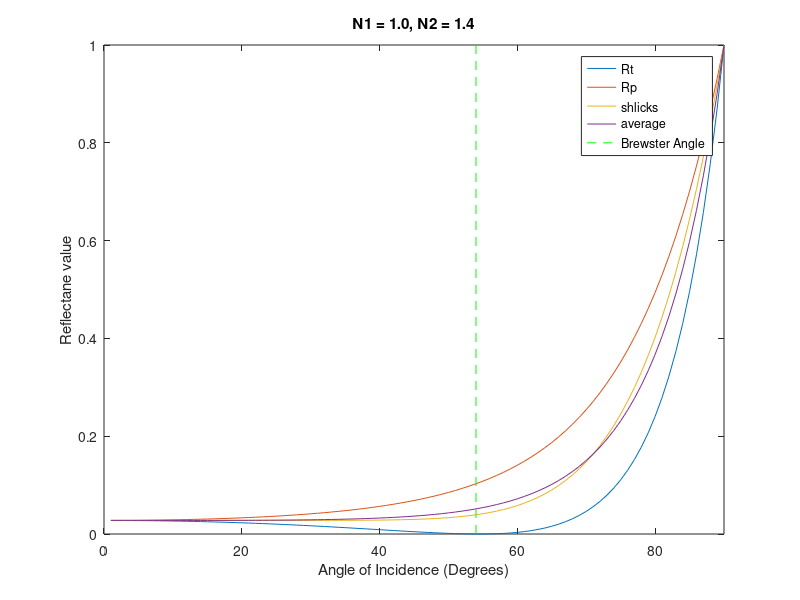
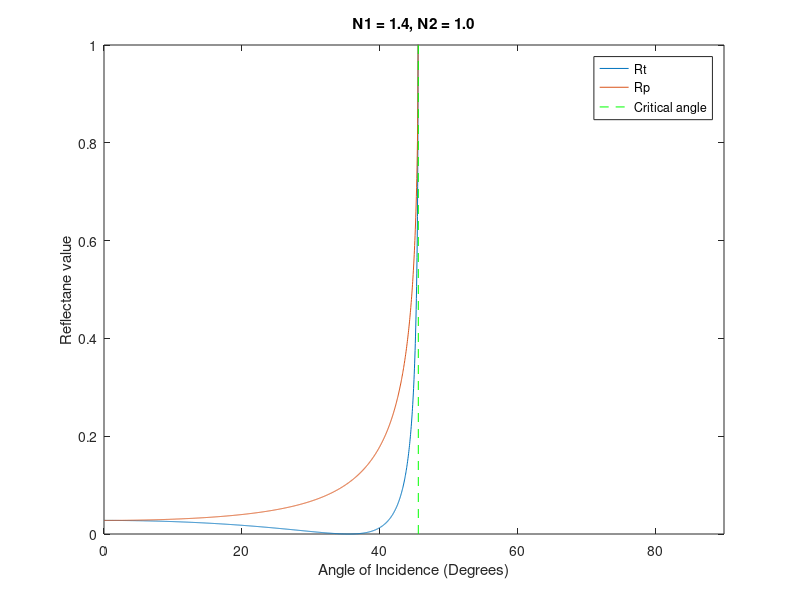

Write the MATLAB code that produced these figures, in order.

%Indeces of refraction
N1 = 1.0;
N2 = 1.4;

%From air (1.0) into material (1.4)
theta1 = 1:90;
Rp = [];
Rt = [];
schlicks = [];
avg = [];
brews = 0;

for theta=1:90
    i = (theta / 180) * pi;
    t = sqrt(1 - ((N1/N2)*sin(i))^2);
    
    Rp(theta) = ( (N1 * cos(i) - N2 *t) / ...
        (N1 * cos(i) + N2 *t)) ^ 2;
    Rt(theta) = ((N1 * t - N2 *cos(i)) / ...
        (N1 * t + N2 *cos(i))) ^ 2;
    if(Rt(theta) < 0.00002)
        disp(['Brewsters angle: ', num2str(theta)])
        brews = theta;
    end
    avg(theta) = (Rp(theta) + Rt(theta)) /2;
end

NormInc = Rp(1);
for theta=1:90
    i = (theta / 180) * pi;
    
    schlicks(theta) = NormInc + (1 - NormInc) * (1 - cos(i))^5;
end

length(schlicks)

figure;
vax = axes;
plot(theta1, Rt, theta1, Rp, theta1, schlicks, theta1, avg);
title ('N1 = 1.0, N2 = 1.4');
v=line([brews, brews], get(vax, 'YLim'), 'Color', 'g');
set(v, 'LineStyle', '--');
legend('Rt','Rp', 'shlicks', 'average', 'Brewster Angle');
xlabel('Angle of Incidence (Degrees)') % x-axis label
ylabel('Reflectane value') % y-axis label
axis([0,90,0,1]);

%Exiting material
N1 = 1.4;
N2 = 1.0;

theta1 = 0:0.03125:90;
Rp = [];
Rt = [];
crit = 100000;

for theta=1:2881
    i = (theta1(theta) / 180) * pi;
    t = sqrt(1 - ((N1/N2)*sin(i))^2);
    
    Rp(theta) = ( (N1 * cos(i) - N2 *t) / ...
        (N1 * cos(i) + N2 *t)) ^ 2;
    Rt(theta) = ((N1 * t - N2 *cos(i)) / ...
        (N1 * t + N2 *cos(i))) ^ 2;
    if(abs(1 - Rp(theta)) < 0.1 && (theta/32 < 70) )
        disp(['Critical angles: ', num2str(theta/32)]);
        crit = theta/32;
    end
    if (theta/32 > crit)
        Rp(theta) = 1.1;
        Rt(theta) = 1.1;
    end
end


figure;
vax = axes;
plot(theta1, Rt, theta1, Rp);
title('N1 = 1.4, N2 = 1.0');
v =line([crit, crit], get(vax, 'YLim'), 'Color', 'g');
set(v, 'LineStyle','--'); 
legend('Rt','Rp', 'Critical angle');
xlabel('Angle of Incidence (Degrees)') % x-axis label
ylabel('Reflectane value') % y-axis label
axis([0,90,0,1]);